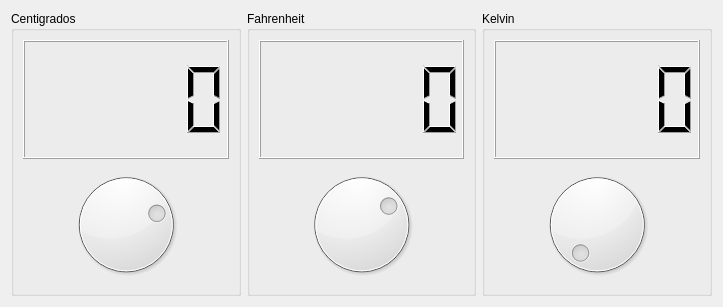
<?xml version="1.0" encoding="UTF-8"?>
<ui version="4.0">
 <class>Temperatura</class>
 <widget class="QDialog" name="Temperatura">
  <property name="geometry">
   <rect>
    <x>0</x>
    <y>0</y>
    <width>723</width>
    <height>307</height>
   </rect>
  </property>
  <property name="windowTitle">
   <string>Temperatura</string>
  </property>
  <property name="windowIcon">
   <iconset resource="recursos.qrc">
    <normaloff>:/icono</normaloff>:/icono</iconset>
  </property>
  <layout class="QHBoxLayout" name="horizontalLayout">
   <item>
    <widget class="QGroupBox" name="groupBox">
     <property name="title">
      <string>Centigrados</string>
     </property>
     <layout class="QVBoxLayout" name="verticalLayout">
      <item>
       <widget class="QLCDNumber" name="lcdCent">
        <property name="autoFillBackground">
         <bool>false</bool>
        </property>
       </widget>
      </item>
      <item>
       <widget class="QDial" name="dialCent">
        <property name="minimum">
         <number>-273</number>
        </property>
       </widget>
      </item>
     </layout>
    </widget>
   </item>
   <item>
    <widget class="QGroupBox" name="groupBox_2">
     <property name="title">
      <string>Fahrenheit</string>
     </property>
     <layout class="QVBoxLayout" name="verticalLayout_2">
      <item>
       <widget class="QLCDNumber" name="lcdFar"/>
      </item>
      <item>
       <widget class="QDial" name="dialFar">
        <property name="minimum">
         <number>-460</number>
        </property>
        <property name="maximum">
         <number>210</number>
        </property>
       </widget>
      </item>
     </layout>
    </widget>
   </item>
   <item>
    <widget class="QGroupBox" name="groupBox_3">
     <property name="title">
      <string>Kelvin</string>
     </property>
     <layout class="QVBoxLayout" name="verticalLayout_3">
      <item>
       <widget class="QLCDNumber" name="lcdNumber"/>
      </item>
      <item>
       <widget class="QDial" name="dialKel">
        <property name="maximum">
         <number>372</number>
        </property>
       </widget>
      </item>
     </layout>
    </widget>
   </item>
  </layout>
 </widget>
 <resources>
  <include location="recursos.qrc"/>
 </resources>
 <connections>
  <connection>
   <sender>dialCent</sender>
   <signal>valueChanged(int)</signal>
   <receiver>lcdCent</receiver>
   <slot>display(int)</slot>
   <hints>
    <hint type="sourcelabel">
     <x>107</x>
     <y>283</y>
    </hint>
    <hint type="destinationlabel">
     <x>111</x>
     <y>75</y>
    </hint>
   </hints>
  </connection>
  <connection>
   <sender>dialFar</sender>
   <signal>valueChanged(int)</signal>
   <receiver>lcdFar</receiver>
   <slot>display(int)</slot>
   <hints>
    <hint type="sourcelabel">
     <x>463</x>
     <y>283</y>
    </hint>
    <hint type="destinationlabel">
     <x>261</x>
     <y>76</y>
    </hint>
   </hints>
  </connection>
  <connection>
   <sender>dialKel</sender>
   <signal>valueChanged(int)</signal>
   <receiver>lcdNumber</receiver>
   <slot>display(int)</slot>
   <hints>
    <hint type="sourcelabel">
     <x>559</x>
     <y>191</y>
    </hint>
    <hint type="destinationlabel">
     <x>553</x>
     <y>120</y>
    </hint>
   </hints>
  </connection>
 </connections>
</ui>
